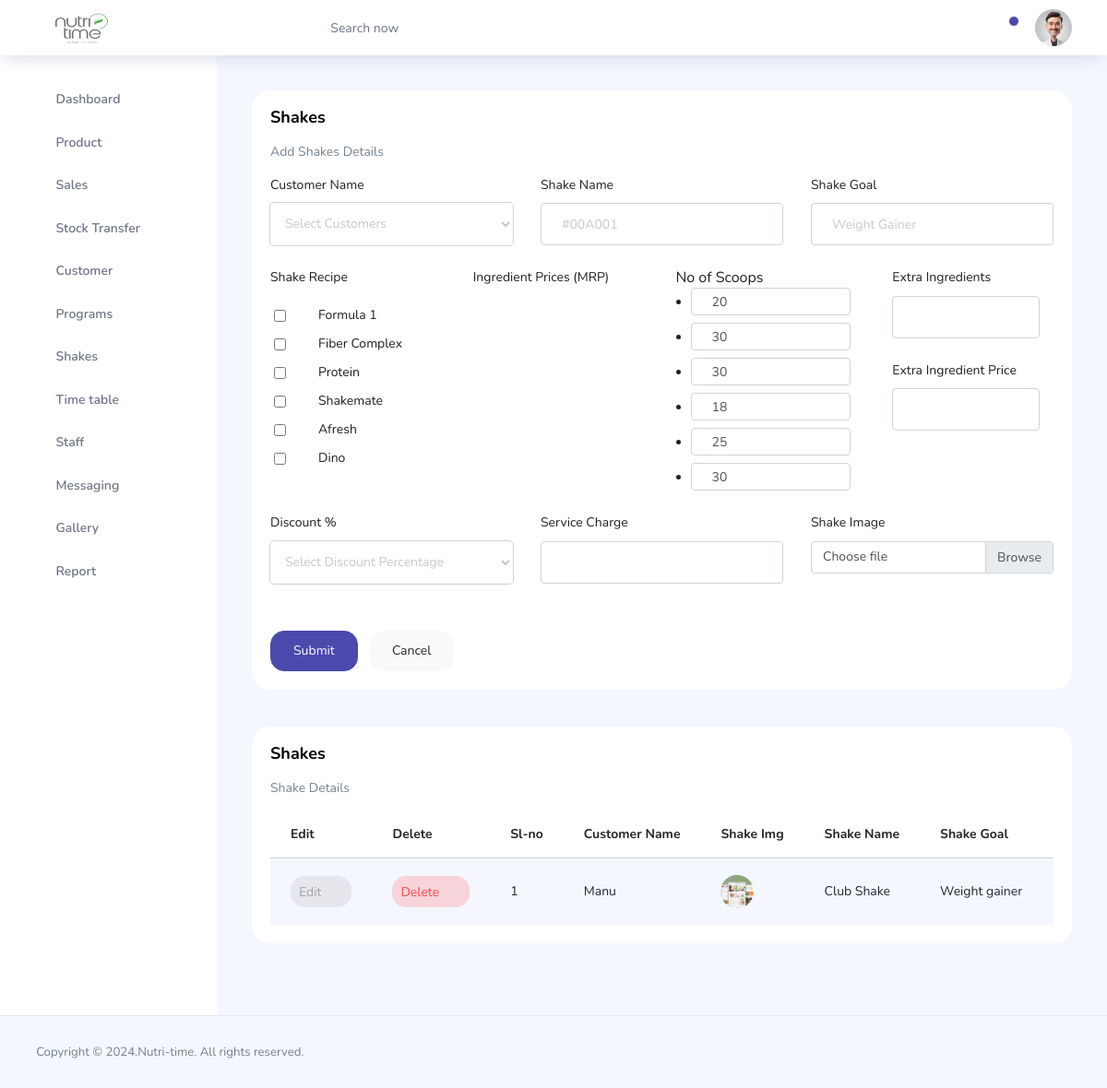
The app's page /Admin/pages/admin-shake.php (signed in) with its own data.
### tables this page shows
CREATE TABLE `price` (
  `pri_id` int(11) NOT NULL,
  `pro_name` varchar(50) NOT NULL,
  `pro_code` varchar(20) NOT NULL,
  `pro_category` varchar(50) NOT NULL,
  `pro_subcat` varchar(50) NOT NULL,
  `pro_mrp` varchar(10) NOT NULL,
  `pro_price` varchar(20) NOT NULL,
  `pro_dis15` varchar(10) NOT NULL,
  `pro_dis25` varchar(10) NOT NULL,
  `pro_dis35` varchar(10) NOT NULL,
  `pro_dis42` varchar(10) NOT NULL,
  `pro_dis50` varchar(10) NOT NULL,
  `pro_scoop` varchar(10) NOT NULL,
  `pro_scoop15` varchar(10) NOT NULL,
  `pro_scoop25` varchar(10) NOT NULL,
  `pro_scoop35` varchar(10) NOT NULL,
  `pro_scoop42` varchar(10) NOT NULL,
  `pro_scoop50` varchar(10) NOT NULL,
  `pro_quantity` varchar(10) NOT NULL,
  `pro_curquantity` varchar(10) NOT NULL,
  `pro_desc` varchar(200) NOT NULL,
  `pro_img` varchar(100) NOT NULL
);

CREATE TABLE `shake` (
  `shake_id` int(11) NOT NULL,
  `shake_name` varchar(100) NOT NULL,
  `customer_id` int(10) NOT NULL,
  `customer_name` varchar(100) NOT NULL,
  `shake_goal` varchar(100) NOT NULL,
  `shake_recipes` varchar(200) NOT NULL,
  `shake_mrp` varchar(100) NOT NULL,
  `shake_scoops` varchar(100) NOT NULL,
  `shake_extra` varchar(25) NOT NULL,
  `shake_extraprice` varchar(10) NOT NULL,
  `shake_discount` varchar(50) NOT NULL,
  `shake_expence` varchar(25) NOT NULL,
  `shake_total` varchar(50) NOT NULL,
  `shake_image` varchar(100) NOT NULL
);

### Admin/pages/admin-shake.php (the view, shortened to what this page needs)
<?php
include './connect.php';
$sh_reci1 = $pro_id = $sh_name1 = $sh_goal1 = $sh_extra1 = $sh_extraprice1 = $sh_expen1 = $sh_raw1 = $sh_disc1 = $sh_id = '';
?>
<!DOCTYPE html>
<html lang="en">
<head>
  <link rel="stylesheet" href="../vendors/feather/feather.css">
  <link rel="stylesheet" href="../vendors/ti-icons/css/themify-icons.css">
  <link rel="stylesheet" href="../vendors/css/vendor.bundle.base.css">
  <link rel="stylesheet" href="../css/vertical-layout-light/style.css">
</head>
<body>
  <div class="container-scroller">
    <?php
    include './topbar.php';
    ?>
    <div class="main-panel">
      <div class="content-wrapper">
        <div class="row">
          <div class="col-12 grid-margin stretch-card">
            <div class="card">
              <div class="card-body">
                <h1 class="card-title">Shakes</h1>
                <p class="card-description">Add Shakes Details</p>
                <form method="post" enctype="multipart/form-data" class="forms-sample">
                  <div class="row">
                    <div class="col">
                      <div class="form-group">
                        <label>Customer Name</label>
                        <select class="form-control" name="cusname">
                          <option selected>Select Customers</option>
                        </select>
                      </div>
                    </div>
                    <div class="col">
                      <div class="form-group">
                        <label>Shake Name</label>
                        <input type="text" class="form-control" placeholder="#00A001" name="shname" value="<?php echo $sh_name1; ?>" required>
                      </div>
                    </div>
                    <div class="col">
                      <div class="form-group">
                        <label>Shake Goal</label>
                        <input type="text" class="form-control" placeholder="Weight Gainer" name="shgoal" value="<?php echo $sh_goal1; ?>" required>
                      </div>
                    </div>
                  </div>
                  <div class="row">
                    <div class="col">
                      <div class="form-group">
                        <label for="exampleSelectGender">Shake Recipe</label><br>
                        <?php
                        $query = mysqli_query($conn, "SELECT * FROM price");
                        while ($row = mysqli_fetch_assoc($query)) {
                          $pro_name = $row["pro_name"];
                        ?>
                          <div class="form-check ml-4">
                            <input class="form-check-input" type="checkbox" name="shrecipe[]" value="<?php echo $pro_name; ?>" onchange="displayIngredientPrices()">
                            <label class="form-check-label"><?php echo $pro_name; ?></label>
                          </div>
                        <?php } ?>
                      </div>
                    </div>
                    <div class="col">
                      <div class="form-group">
                        <label>Ingredient Prices (MRP)</label>
                      </div>
                    </div>
                    <div class="col">
                      <div class="form-group">
                        No of Scoops
                        <ul>
                          <?php
                          $query = mysqli_query($conn, "SELECT * FROM price");
                          while ($row = mysqli_fetch_assoc($query)) {
                            $pro_name = $row["pro_name"];
                            $pro_scoop = $row["pro_scoop"];
                          ?>
                            <li>
                              <div class="form-group mb-2">
                                <input type="number" class="form-control" style="height: 8px; width: aut0;" name="<?php echo $pro_name; ?>_scoops" value="<?php echo $pro_scoop; ?>">
                              </div>
                            </li>
                          <?php } ?>
                        </ul>
                      </div>
                    </div>
                    <div class="col">
                      <div class="col">
                        <div class="form-group">
                          <label>Extra Ingredients</label>
                          <input type="text" class="form-control" name="shextra" value="<?php echo $sh_extra1; ?>" required>
                        </div>
                      </div>
                      <div class="col">
                        <div class="form-group">
                          <label>Extra Ingredient Price</label>
                          <input type="text" class="form-control" name="shextra_price" value="<?php echo $sh_extraprice1; ?>" required>
                        </div>
                      </div>
                    </div>
                  </div>
                  <div class="row">
                    <div class="col">
                      <div class="form-group">
                        <label>Discount %</label>
                        <select class="form-control" name="shdiscount" required>
                          <option selected>Select Discount Percentage</option>
                        </select>
                      </div>
                    </div>
                    <div class="col">
                      <div class="form-group">
                        <label>Service Charge</label>
                        <input type="text" class="form-control" name="shcharge" value="<?php echo $sh_expen1; ?>" required>
                      </div>
                    </div>
                    <div class="col">
                      <div class="form-group">
                        <label>Shake Image</label>
                        <div class="input-group mb-3">
                          <label class="input-group-text custom-file-label" for="inputGroupFile01">Choose file</label>
                        </div>
                      </div>
                    </div>
                  </div>
                  <input type="submit" class="btn btn-primary mr-2" name="submitsh" value="Submit">
                  <a href="./admin-shake.php" class="btn btn-light">Cancel</a>
                </form>
              </div>
            </div>
          </div>
          <div class="col-lg-12 grid-margin stretch-card">
            <div class="card">
              <div class="card-body">
                <h4 class="card-title">Shakes</h4>
                <p class="card-description">Shake Details</p>
                <div class="table-responsive">
                  <table class="table table-striped">
                    <thead>
                      <tr>
                        <th>Edit</th>
                        <th>Delete</th>
                        <th>Sl-no</th>
                        <th>Customer Name</th>
                        <th>Shake Img</th>
                        <th>Shake Name</th>
                        <th>Shake Goal</th>
                        <th>Recipes</th>
                      </tr>
                    </thead>
                    <?php
                    $sql = mysqli_query($conn, "SELECT * FROM shake ORDER BY shake_id ");
                    $serialNo = 1;
                    while ($row = mysqli_fetch_assoc($sql)) {
                      $sh_id = $row['shake_id'];
                      $cu_name = $row['customer_name'];
                      $sh_img = $row['shake_image'];
                      $sh_name = $row['shake_name'];
                      $sh_goal = $row['shake_goal'];
                      $sh_recipe = $row['shake_recipes'];
                    ?>
                      <tbody>
                        <tr>
                          <td>
                            <a href="admin-shake.php?sid=<?php echo $sh_id; ?>" class="btn btn-inverse-secondary btn-icon-text p-2">Edit
                              <i class="ti-pencil-alt btn-icon-append"></i>
                            </a>
                          </td>
                          <td>
                            <a href="admin-shake.php?sd_id=<?php echo $sh_id; ?>" class="btn btn-inverse-danger btn-icon-text p-2">Delete
                              <i class="ti-trash btn-icon-prepend"></i>
                            </a>
                          </td>
                          <td class="py-1"><?php echo $serialNo++; ?></td>
                          <td><?php echo $cu_name; ?></td>
                          <td><img src="../images/shake/<?php echo $sh_img; ?>" alt="" width="50" class="rounded-circle"></td>
                          <td><?php echo $sh_name; ?></td>
                          <td><?php echo $sh_goal; ?></td>
                          <td><?php echo $sh_recipe; ?></td>
                        </tr>
                      </tbody>
                    <?php
                    }
                    ?>
                  </table>
                </div>
              </div>
            </div>
          </div>
        </div>
      </div>
    </div>
  </div>
  <footer class="footer">
    <div class="d-sm-flex justify-content-center justify-content-sm-between">
      <span class="text-muted text-center text-sm-left d-block d-sm-inline-block">Copyright © 2024.Nutri-time. All rights reserved.</span>
    </div>
  </footer>
  </div>
</body>
</html>

### Admin/pages/topbar.php (shortened to what this page needs)
<nav class="navbar col-lg-12 col-12 p-0 fixed-top d-flex flex-row">
      <div class="text-center navbar-brand-wrapper d-flex align-items-center justify-content-center">
        <a class="navbar-brand brand-logo mr-5" href="admin-dashboard.php"><img src="../images/icon.png" class="mr-2" alt="logo" width="90"/></a>
      </div>
      <div class="navbar-menu-wrapper d-flex align-items-center justify-content-end">
        <button class="navbar-toggler navbar-toggler align-self-center" type="button" data-toggle="minimize">
          <span class="icon-menu"></span>
        </button>
        <ul class="navbar-nav mr-lg-2">
          <li class="nav-item nav-search d-none d-lg-block">
            <div class="input-group">
              <div class="input-group-prepend hover-cursor" id="navbar-search-icon">
                <span class="input-group-text" id="search">
                  <i class="icon-search"></i>
                </span>
              </div>
              <input type="text" class="form-control" id="navbar-search-input" placeholder="Search now" aria-label="search" aria-describedby="search">
            </div>
          </li>
        </ul>
        <ul class="navbar-nav navbar-nav-right">
          <li class="nav-item dropdown">
            <a class="nav-link count-indicator dropdown-toggle" id="notificationDropdown" href="#" data-toggle="dropdown">
              <i class="icon-bell mx-0"></i>
              <span class="count"></span>
            </a>
          </li>
          <li class="nav-item nav-profile dropdown">
            <a class="nav-link dropdown-toggle" href="#" data-toggle="dropdown" id="profileDropdown">
              <img src="../images/user.jpg" alt="profile"/>
            </a>
          </li>
        </ul>
      </div>
</nav>
    <div class="container-fluid page-body-wrapper">
      <nav class="sidebar sidebar-offcanvas" id="sidebar">
        <ul class="nav">
          <li class="nav-item">
            <a class="nav-link" href="admin-dashboard.php">
              <i class="icon-grid menu-icon"></i>
              <span class="menu-title">Dashboard</span>
              <i class="menu-arrow"></i>
            </a>
          </li>
          <li class="nav-item">
            <a class="nav-link" data-toggle="collapse" href="#pricing" aria-expanded="false" aria-controls="pricing">
              <i class="icon-bar-graph menu-icon"></i>
              <span class="menu-title">Product</span>
              <i class="menu-arrow"></i>
            </a>
          </li>
          <li class="nav-item">
            <a class="nav-link" href="admin-sales.php">
              <i class="icon-columns menu-icon"></i>
              <span class="menu-title">Sales</span>
              <i class="menu-arrow"></i>
            </a>
          </li>
          <li class="nav-item">
            <a class="nav-link" href="admin-stocktrans.php">
              <i class="icon-columns menu-icon"></i>
              <span class="menu-title">Stock Transfer</span>
              <i class="menu-arrow"></i>
            </a>
          </li>
          <li class="nav-item">
            <a class="nav-link" href="admin-customer.php">
              <i class="icon-columns menu-icon"></i>
              <span class="menu-title">Customer</span>
              <i class="menu-arrow"></i>
            </a>
          </li>
          <li class="nav-item">
            <a class="nav-link" data-toggle="collapse" href="#program" aria-expanded="false" aria-controls="program">
              <i class="icon-bar-graph menu-icon"></i>
              <span class="menu-title">Programs</span>
              <i class="menu-arrow"></i>
            </a>
          </li>
          <li class="nav-item">
            <a class="nav-link" href="admin-shake.php">
              <i class="icon-grid-2 menu-icon"></i>
              <span class="menu-title">Shakes</span>
              <i class="menu-arrow"></i>
            </a>
          </li>
          <li class="nav-item">
            <a class="nav-link" href="admin-timetable.php">
              <i class="icon-head menu-icon"></i>
              <span class="menu-title">Time table</span>
              <i class="menu-arrow"></i>
            </a>
          </li>
          <li class="nav-item">
            <a class="nav-link" href="admin-staff.php">
              <i class="icon-ban menu-icon"></i>
              <span class="menu-title">Staff</span>
              <i class="menu-arrow"></i>
            </a>
          </li>
          <li class="nav-item">
            <a class="nav-link" href="admin-message.php">
              <i class="ti-share menu-icon"></i>
              <span class="menu-title">Messaging</span>
              <i class="menu-arrow"></i>
            </a>
          </li>
          <li class="nav-item">
            <a class="nav-link" href="admin-gallery.php">
              <i class="ti-share menu-icon"></i>
              <span class="menu-title">Gallery</span>
              <i class="menu-arrow"></i>
            </a>
          </li>
          <li class="nav-item">
            <a class="nav-link" href="admin-report.php">
              <i class="ti-share menu-icon"></i>
              <span class="menu-title">Report</span>
              <i class="menu-arrow"></i>
            </a>
          </li>
        </ul>
      </nav>

### records on screen
price: pro_name "Formula 1", pro_scoop "20"
price: pro_name "Fiber Complex", pro_scoop "30"
price: pro_name "Protein", pro_scoop "30"
price: pro_name "Shakemate", pro_scoop "18"
price: pro_name "Afresh", pro_scoop "25"
price: pro_name "Dino", pro_scoop "30"
shake: customer_name "Manu", shake_image (picture), shake_name "Club Shake", shake_goal "Weight gainer"
